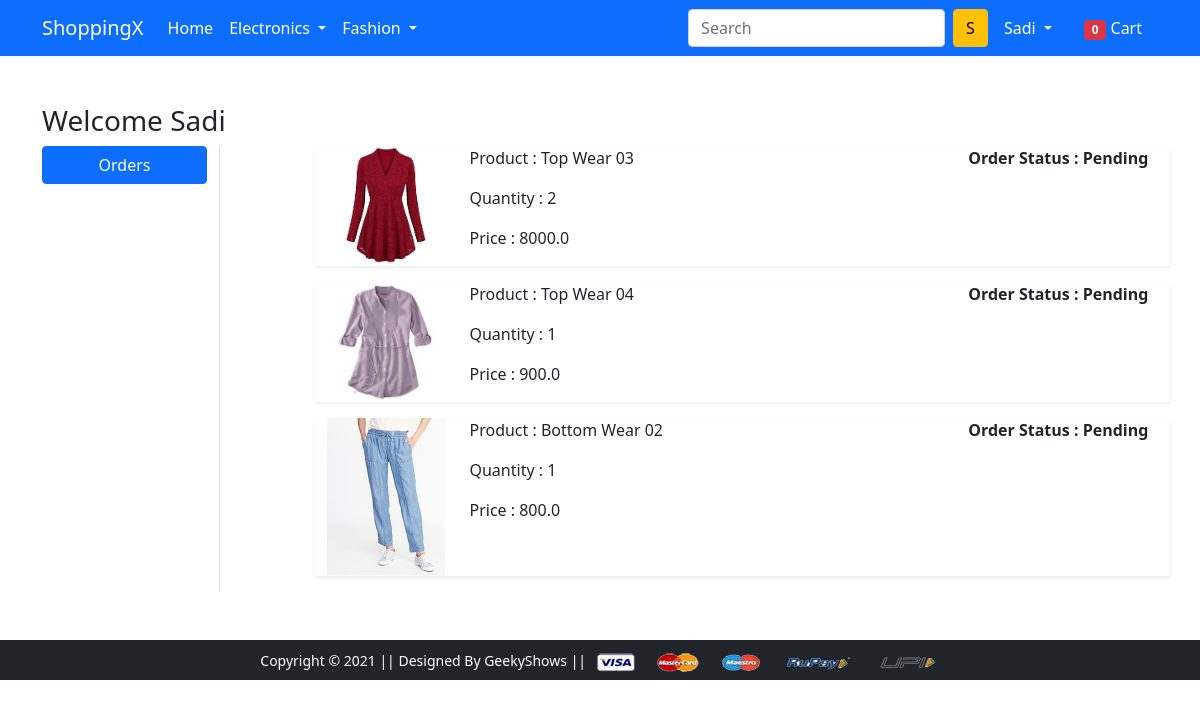
Page /orders/ (signed in) on the earlier database version.
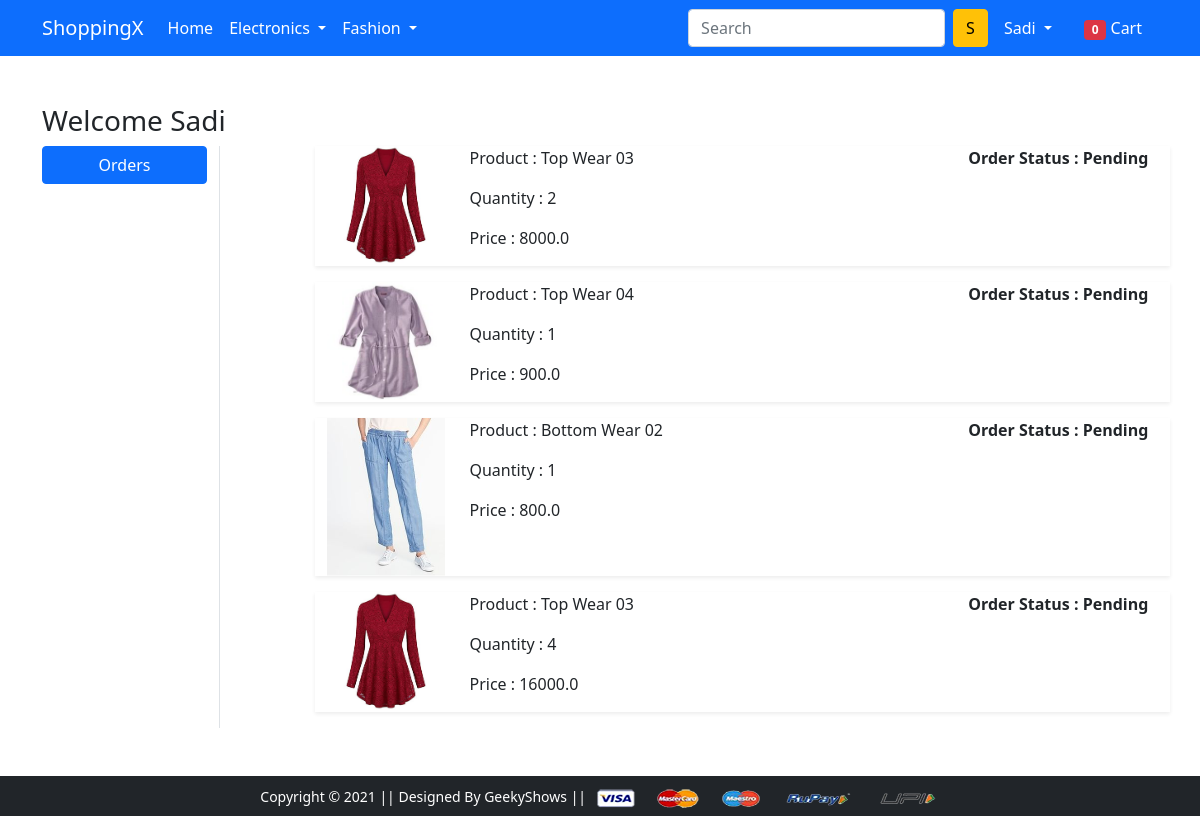
Same page on the later database version.
### shopapp/models.py (models this page shows, shortened)
class OrderPlace(models.Model):
    user=models.ForeignKey(User,on_delete=models.CASCADE)
    customer=models.ForeignKey(Customer, on_delete=models.CASCADE)
    product=models.ForeignKey(Product,on_delete=models.CASCADE)
    quantity=models.PositiveIntegerField(default=1)
    order_date=models.DateTimeField(auto_now_add=True)
    status=models.CharField(max_length=50,choices=status_choices,default='Pending')
    @property
    def total_cost(self):
        return self.quantity*self.product.discount_price

class Product(models.Model):
    title=models.CharField(max_length=100)
    selling_price=models.FloatField()
    discount_price=models.FloatField()
    description=models.TextField()
    brand=models.CharField(max_length=100)
    product_image=models.ImageField(upload_to='product_img')
    category=models.CharField(choices=CATEGORY_CHOICES,max_length=2)

### shopapp/views.py (the view)
# urls.py: path('orders/', views.orders, name='orders'),
@login_required
def orders(request):
    count=0
    if request.user.is_authenticated:
            count=len(Cart.objects.filter(user=request.user))
    op=OrderPlace.objects.filter(user=request.user)
    return render(request, 'app/orders.html',{'op':op,'count':count})

### shopapp/templates/app/orders.html (shortened to what this page needs)
{% extends 'app/base.html' %}
{% load static %}
{% block main-content %}
<div class="container my-5">
 <div class="row">
 <h3>Welcome {{request.user.username|capfirst}}</h3>
  <div class="col-sm-2 border-end">
   <ul class="list-unstyled">
    <li class="d-grid"><a href="{% url 'orders' %}" class="btn btn-primary">Orders</a></li>
   </ul>
  </div>
  <div class="col-sm-9 offset-sm-1">
  {% for p in op %}
    <div class="row shadow-sm mb-3">
        <div class="col-sm-2">
            <img src="{{p.product.product_image.url}}" alt="" srcset="" class="img-fluid" height="150" width="150">
        </div>
        <div class="col-sm-7">
            <p>Product : {{p.product.title}}</p>
            <p>Quantity : {{p.quantity}}</p>
            <p>Price : {{p.total_cost}}</p>
        </div>
        <div class="col-sm-3 fw-bold">
            <p>Order Status : {{p.status}}</p>
        </div>
    </div>
  {% endfor %}
  </div>
 </div>
</div>
{% endblock main-content %}

Differences in the rows shown:
added OrderPlace: product.product_image (picture), product "Top Wear 03", quantity "4", total_cost "16000.0", status "Pending"
